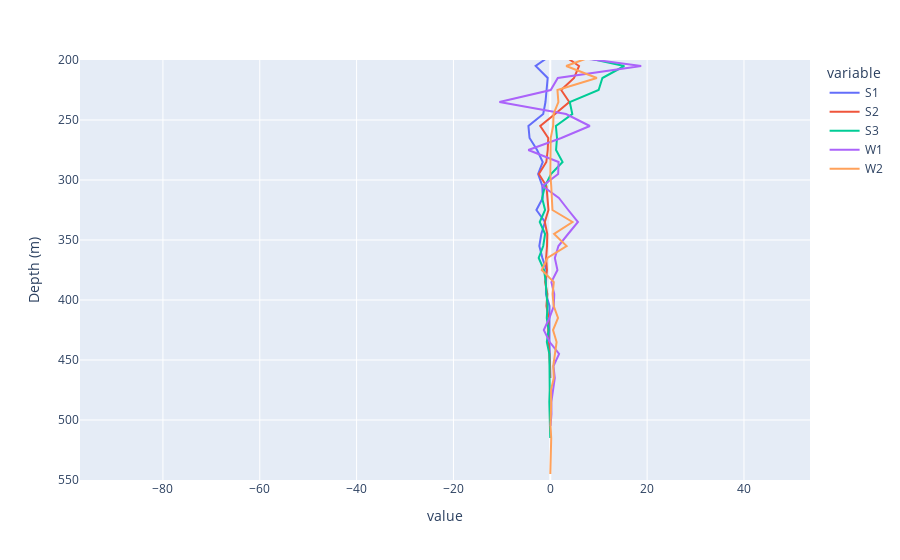

The notebook cell saved with this chart:
### Code cell
fig = px.line(dfHeatFlux, y= "Depth (m)", x=dfHeatFlux.columns[1:])
fig.update_layout(yaxis_range=[550,200])

### Figure 1 — Plotly figure (JSON) as saved in the notebook; plotly's stock layout.template omitted (floating-point values rounded to 4 significant figures)
{"data": [{"hovertemplate": "variable=S1<br>value=%{x}<br>Depth (m)=%{y}<extra></extra>", "legendgroup": "S1", "line": {"color": "#636efa", "dash": "solid"}, "marker": {"symbol": "circle"}, "mode": "lines", "name": "S1", "orientation": "v", "showlegend": true, "type": "scatter", "x": [-16.85, -97.12, -15.23, 15.41, 24.6, 4.098, 2.153, 27.74, 53.63, 9.729, 1.878, -1.542, -1.563, -0.5198, -2.91, 6.433, 4.45, 0.4803, -3.026, -0.5391, -0.6907, -0.9956, -1.459, -4.517, -4.282, -2.724, -1.561, -2.514, -1.641, -1.56, -2.867, -1.093, -1.858, -2.266, -1.631, -0.7954, -0.8835, -0.8932, -0.1553, -0.1999, -0.1987, -0.1644, -0.1013, -0.01895, -0.006948, null, null, null, null, null, null, null, null], "xaxis": "x", "y": [25, 35, 45, 55, 65, 75, 85, 95, 105, 115, 125, 135, 145, 155, 165, 175, 185, 195, 205, 215, 225, 235, 245, 255, 265, 275, 285, 295, 305, 315, 325, 335, 345, 355, 365, 375, 385, 395, 405, 415, 425, 435, 445, 455, 465, 475, 485, 495, 505, 515, 525, 535, 545], "yaxis": "y"}, {"hovertemplate": "variable=S2<br>value=%{x}<br>Depth (m)=%{y}<extra></extra>", "legendgroup": "S2", "line": {"color": "#EF553B", "dash": "solid"}, "marker": {"symbol": "circle"}, "mode": "lines", "name": "S2", "orientation": "v", "showlegend": true, "type": "scatter", "x": [-60.32, -28.48, 0.1811, -15.84, -23.18, 0.4743, 6.31, 6.395, 7.236, 9.879, 6.966, 19.86, -4.787, 15.23, 4.672, 9.26, 7.915, 2.316, 5.94, 4.911, 2.247, 3.919, 0.9767, -2.075, -0.4265, -0.532, -0.8201, -2.358, -0.8042, -0.5714, -0.3714, -1.132, -0.6228, -0.6762, -0.8595, -0.6924, -1.07, -0.6036, -0.7968, -0.3349, -0.4462, -0.3572, -0.1394, -0.05049, -0.01446, null, null, null, null, null, null, null, null], "xaxis": "x", "y": [25, 35, 45, 55, 65, 75, 85, 95, 105, 115, 125, 135, 145, 155, 165, 175, 185, 195, 205, 215, 225, 235, 245, 255, 265, 275, 285, 295, 305, 315, 325, 335, 345, 355, 365, 375, 385, 395, 405, 415, 425, 435, 445, 455, 465, 475, 485, 495, 505, 515, 525, 535, 545], "yaxis": "y"}, {"hovertemplate": "variable=S3<br>value=%{x}<br>Depth (m)=%{y}<extra></extra>", "legendgroup": "S3", "line": {"color": "#00cc96", "dash": "solid"}, "marker": {"symbol": "circle"}, "mode": "lines", "name": "S3", "orientation": "v", "showlegend": true, "type": "scatter", "x": [-55.71, -18.19, -64.4, -32.37, 35.78, -10.69, 26.75, 6.829, 18.64, 13.22, 20.81, 17.32, 11.78, 22.13, 20.01, 14.44, 8.998, 3.787, 15.28, 10.76, 9.982, 4.02, 4.549, 1.156, 1.386, 1.192, 2.538, 0.148, -1.098, -1.69, -1.073, -2.183, -1.07, -1.46, -2.398, -1.285, -0.9451, -0.7852, -0.5627, -0.7279, -0.3447, -0.7172, -0.1857, -0.1639, -0.1183, -0.1149, -0.2012, -0.1253, -0.03776, -0.007342, null, null, null], "xaxis": "x", "y": [25, 35, 45, 55, 65, 75, 85, 95, 105, 115, 125, 135, 145, 155, 165, 175, 185, 195, 205, 215, 225, 235, 245, 255, 265, 275, 285, 295, 305, 315, 325, 335, 345, 355, 365, 375, 385, 395, 405, 415, 425, 435, 445, 455, 465, 475, 485, 495, 505, 515, 525, 535, 545], "yaxis": "y"}, {"hovertemplate": "variable=W1<br>value=%{x}<br>Depth (m)=%{y}<extra></extra>", "legendgroup": "W1", "line": {"color": "#ab63fa", "dash": "solid"}, "marker": {"symbol": "circle"}, "mode": "lines", "name": "W1", "orientation": "v", "showlegend": true, "type": "scatter", "x": [4.956, 5.914, 8.866, 7.862, -0.5056, 0.05899, -0.06445, 1.345, 3.463, -3.955, -4.176, 4.309, -18.03, -8.913, -3.994, -2.988, -6.725, 0.2619, 18.77, 1.551, 0.08819, -10.51, 3.258, 8.164, 2.281, -4.537, 1.714, 1.625, -1.604, 1.776, 3.709, 5.718, 3.668, 1.681, 0.94, 1.478, 0.2221, 0.8182, 0.7264, -0.1832, -1.342, -0.123, 1.818, 0.6575, 0.9306, 0.6255, 0.2148, 0.2379, 0.05157, null, null, null, null], "xaxis": "x", "y": [25, 35, 45, 55, 65, 75, 85, 95, 105, 115, 125, 135, 145, 155, 165, 175, 185, 195, 205, 215, 225, 235, 245, 255, 265, 275, 285, 295, 305, 315, 325, 335, 345, 355, 365, 375, 385, 395, 405, 415, 425, 435, 445, 455, 465, 475, 485, 495, 505, 515, 525, 535, 545], "yaxis": "y"}, {"hovertemplate": "variable=W2<br>value=%{x}<br>Depth (m)=%{y}<extra></extra>", "legendgroup": "W2", "line": {"color": "#FFA15A", "dash": "solid"}, "marker": {"symbol": "circle"}, "mode": "lines", "name": "W2", "orientation": "v", "showlegend": true, "type": "scatter", "x": [3.206, 0.5558, -21.24, -7.195, -2.538, 7.243, 12.06, 11.9, 2.845, 7.206, -5.574, 14.99, 5.558, 3.508, 4.573, -0.3018, 0.2877, 10.0, 3.283, 9.617, 1.476, 1.672, 0.6751, 0.591, 0.08456, 0.04033, -0.04467, 0.008177, 0.1915, 0.2988, 0.4507, 4.585, 0.7864, 3.374, -0.5889, -1.767, 0.7269, 0.4812, 0.7123, 1.595, 0.5657, 1.303, 0.9577, 0.6142, 0.7332, 0.1313, 0.1888, 0.1317, 0.04567, 0.1902, 0.1533, 0.09143, 0.0063], "xaxis": "x", "y": [25, 35, 45, 55, 65, 75, 85, 95, 105, 115, 125, 135, 145, 155, 165, 175, 185, 195, 205, 215, 225, 235, 245, 255, 265, 275, 285, 295, 305, 315, 325, 335, 345, 355, 365, 375, 385, 395, 405, 415, 425, 435, 445, 455, 465, 475, 485, 495, 505, 515, 525, 535, 545], "yaxis": "y"}], "layout": {"legend": {"title": {"text": "variable"}, "tracegroupgap": 0}, "margin": {"t": 60}, "xaxis": {"anchor": "y", "domain": [0, 1], "title": {"text": "value"}}, "yaxis": {"anchor": "x", "domain": [0, 1], "range": [550, 200], "title": {"text": "Depth (m)"}}}}
